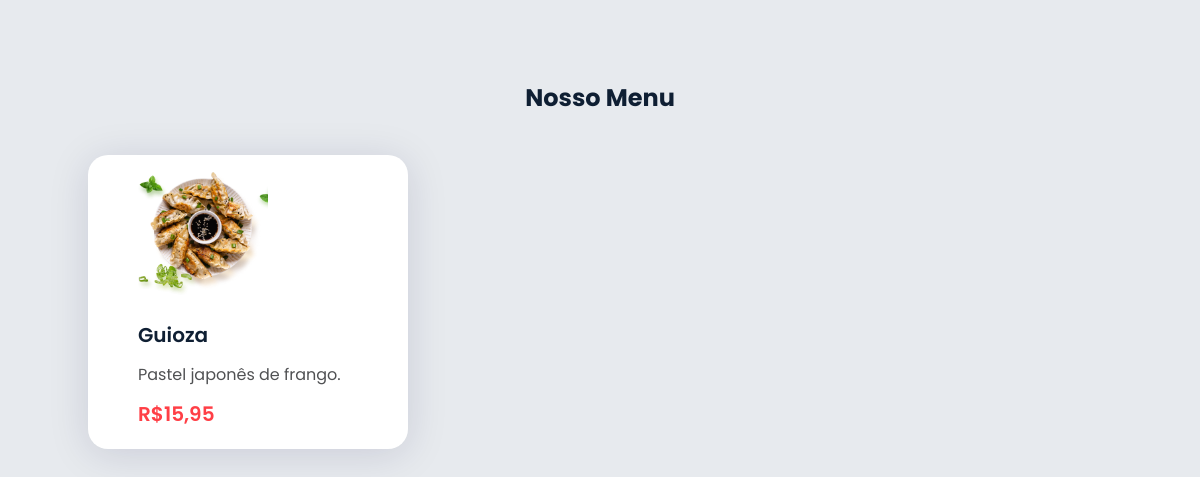
The page /produtos/5/ on the database its author committed.
### home/models.py (models this page shows, shortened)
class Produto(models.Model):
    titulo = models.CharField(max_length=50)
    descricao = models.TextField()
    preco = models.DecimalField(max_digits=5, decimal_places=2)
    categoria = models.ForeignKey(Categoria,on_delete=models.PROTECT)
    imagem = models.ImageField()

### home/views.py (the view)
# urls.py: path('produtos/<int:id>/', views.produtos, name='produtos'),
def produtos(request, id):
    produtos = Produto.objects.filter(categoria=id)
    lista_produtos = {'produtos': produtos}
    return render(request, 'produtos.html', lista_produtos)

### delivery/templates/produtos.html (shortened to what this page needs)
{% load static %}
{% block content %}
<!DOCTYPE html>
<html lang="en">
<head>
    <link rel="stylesheet" href="{% static 'css/produtos.css' %}">
</head>
<body>
    <section>
        <h2 class="title">Nosso Menu</h2>
        <div class="menu-container">
            {% for produto in produtos %}
            <div class="cards">
                <div class="box-produtos">
                    <img class="box-img" src="/media/{{produto.imagem}}">
                    <div class="box-text">
                        <h1>{{produto.titulo}}</h1>
                        <p>{{produto.descricao}}</p>
                        <h6>R${{produto.preco}}</h6>
                    </div>
                </div>
            </div>
            {% endfor %}
        </div>
    </section>
</body>
</html>
{% endblock %}

### home/static/css/produtos.css (style rules this page uses)
body { font-family: "Poppins", sans-serif; background-color: #e7eaee; }
* { padding: 0; margin: 0; box-sizing: border-box; }
.title { text-align: center; color: #0F1F33; }
section { padding: 80px 18%; }
.menu-container { grid-template-columns: 320px 320px 320px; grid-gap: 2rem; justify-content: center; margin-top: 40px; display: grid; }
.cards { padding: 15px 50px 20px 50px; background: #ffffff; box-shadow: 0px 5px 40px rgb(19 8 73 / 13%); border-radius: 20px; }
.box-produtos { display: flex; flex-wrap: wrap; align-items: center; justify-content: space-between; gap: 20px; }
.box-img { width: 130px; height: 130px; }
.box-text h1 { color: #0F1F33; font-size: 20px; font-weight: 600; margin-bottom: 12px; }
.box-text p { color: #505153; width: 250px; margin-bottom: 12px; }
.box-text h6 { color: #FF3F46; font-size: 20px; font-weight: 600; }

### rows shown on the page
Produto: imagem (picture), titulo "Guioza", descricao "Pastel japonês de frango.", preco "15,95"
